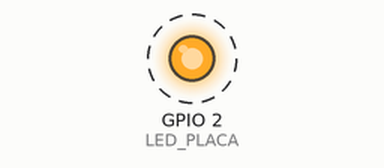
The sketch below on a simulated ESP32. On the bench: output pins drawn as LEDs (lit = HIGH). Dashed ring = blinking.

Above: at 0.5 s.
Timing chart, 0 to 4.6 s (numbered marks = the images above):
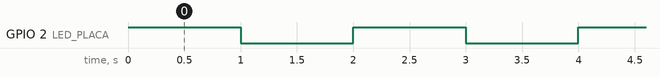

The sketch:

Leccion_01_LED.ino
```cpp
// Placa "ESP32 Dev Module"

#define titleccion "// Lección 1 Luz intermitente en la placa"

#define LED_PLACA 2

// Ésto se ejecuta una sola vez al arrancar
void setup() {
  // initialize digital pin LED_BUILTIN as an output.
  pinMode(LED_PLACA, OUTPUT);
}

// Ésto se ejecuta indefinidamente
void loop() {
  digitalWrite(LED_PLACA, HIGH);  // turn the LED on (HIGH is the voltage level)
  delay(1000);                      // wait for a second
  digitalWrite(LED_PLACA, LOW);   // turn the LED off by making the voltage LOW
  delay(1000);                      // wait for a second
}
```

Measured:
- by itself, GPIO 2 (LED_PLACA): alternates HIGH for 1.0 s and LOW for 1.0 s
